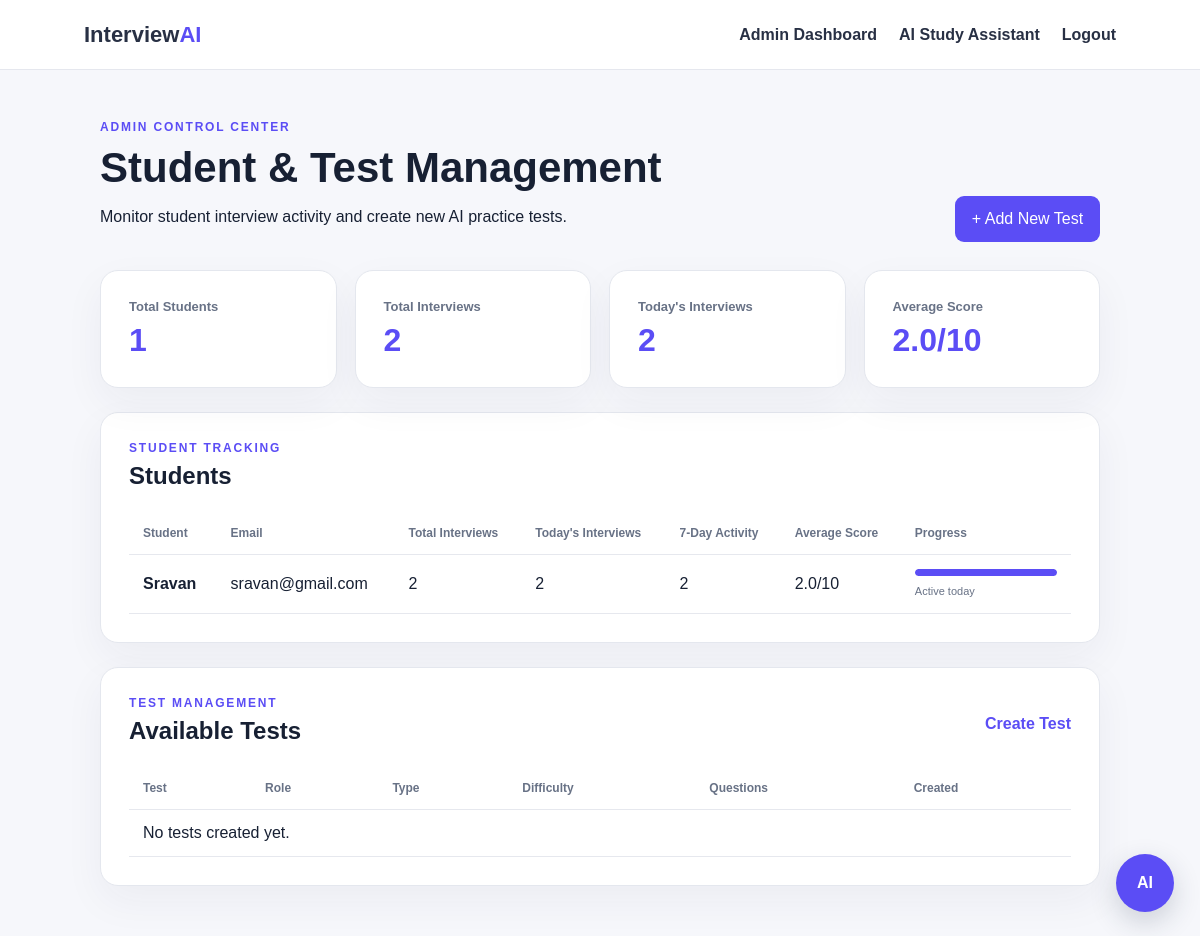
The page /admin (signed in) on the database its author committed.
### tables this page shows
CREATE TABLE users(
            id INTEGER PRIMARY KEY AUTOINCREMENT, name TEXT NOT NULL,
            email TEXT UNIQUE NOT NULL, password TEXT NOT NULL, role TEXT NOT NULL DEFAULT 'student');

### app.py (the view)
@app.route("/admin")
def admin_dashboard():
    if not admin_required():
        return redirect(url_for("admin_login"))
    with db() as c:
        students = c.execute("""SELECT u.id, u.name, u.email,
            COUNT(i.id) AS total_interviews,
            SUM(CASE WHEN date(i.created_at)=date('now','localtime') THEN 1 ELSE 0 END) AS today_interviews,
            SUM(CASE WHEN i.created_at >= datetime('now','-7 days','localtime') THEN 1 ELSE 0 END) AS week_interviews,
            COALESCE(ROUND(AVG(i.score),1),0) AS avg_score
            FROM users u LEFT JOIN interviews i ON i.user_id=u.id
            WHERE u.role='student' GROUP BY u.id ORDER BY u.id DESC""").fetchall()
        tests = c.execute("SELECT * FROM tests ORDER BY id DESC").fetchall()
        total_students = c.execute("SELECT COUNT(*) FROM users WHERE role='student'").fetchone()[0]
        total_interviews = c.execute("SELECT COUNT(*) FROM interviews").fetchone()[0]
        today_interviews = c.execute("SELECT COUNT(*) FROM interviews WHERE date(created_at)=date('now','localtime')").fetchone()[0]
        avg_score = c.execute("SELECT COALESCE(ROUND(AVG(score),1),0) FROM interviews").fetchone()[0]
    return render_template("admin_dashboard.html", students=students, tests=tests,
                           total_students=total_students, total_interviews=total_interviews,
                           today_interviews=today_interviews, avg_score=avg_score)

### app.py (called while the page is built)
def db():
    os.makedirs(DB_DIR, exist_ok=True)
    conn = sqlite3.connect(DB)
    conn.row_factory = sqlite3.Row
    return conn

def admin_required():
    return "user_id" in session and session.get("role") == "admin"

### templates/admin_dashboard.html
{% extends "base.html" %}{% block content %}
<main class="dashboard admin-dashboard">
  <div class="dashboard-head"><div><div class="tag">ADMIN CONTROL CENTER</div><h1>Student & Test Management</h1><p>Monitor student interview activity and create new AI practice tests.</p></div><a class="button small-button" href="/admin/tests/new">+ Add New Test</a></div>
  <section class="stats-grid">
    <div class="card stat"><span>Total Students</span><strong>{{total_students}}</strong></div>
    <div class="card stat"><span>Total Interviews</span><strong>{{total_interviews}}</strong></div>
    <div class="card stat"><span>Today's Interviews</span><strong>{{today_interviews}}</strong></div>
    <div class="card stat"><span>Average Score</span><strong>{{"%.1f"|format(avg_score)}}/10</strong></div>
  </section>
  <section class="card table admin-table"><div class="section-title"><div><div class="tag">STUDENT TRACKING</div><h2>Students</h2></div></div>
    <table><tr><th>Student</th><th>Email</th><th>Total Interviews</th><th>Today's Interviews</th><th>7-Day Activity</th><th>Average Score</th><th>Progress</th></tr>
    {% for s in students %}<tr><td><b>{{s.name}}</b></td><td>{{s.email}}</td><td>{{s.total_interviews}}</td><td>{{s.today_interviews or 0}}</td><td>{{s.week_interviews or 0}}</td><td>{{"%.1f"|format(s.avg_score)}}/10</td><td><div class="progress-cell"><div class="mini-progress"><i style="width:{{100 if (s.today_interviews or 0)>0 else 0}}%"></i></div><span>{{"Active today" if (s.today_interviews or 0)>0 else "Not started today"}}</span></div></td></tr>
    {% else %}<tr><td colspan="7">No students registered yet.</td></tr>{% endfor %}</table>
  </section>
  <section class="card table"><div class="section-title"><div><div class="tag">TEST MANAGEMENT</div><h2>Available Tests</h2></div><a href="/admin/tests/new">Create Test</a></div>
    <table><tr><th>Test</th><th>Role</th><th>Type</th><th>Difficulty</th><th>Questions</th><th>Created</th></tr>
    {% for t in tests %}<tr><td><b>{{t.title}}</b></td><td>{{t.job_role}}</td><td>{{t.interview_type}}</td><td>{{t.difficulty}}</td><td>{{t.question_count}}</td><td>{{t.created_at}}</td></tr>{% else %}<tr><td colspan="6">No tests created yet.</td></tr>{% endfor %}</table>
  </section>
</main>{% endblock %}

### static/style.css (style rules this page uses)
* { box-sizing:border-box }
body { margin:0;background:#f6f7fb;color:#172033;font-family:Arial,Helvetica,sans-serif }
.navbtn,.button,button { background:#5b4df5!important;color:white!important;border-radius:9px!important }
.tag { font-size:12px;letter-spacing:.15em;font-weight:800;color:#5b4df5 }
.card { background:#fff;border:1px solid #e4e7ee;border-radius:18px;padding:28px;box-shadow:0 15px 40px #25304b0d }
.interview,.dashboard,.result { max-width:1050px;margin:50px auto;padding:0 25px }
.interview h1,.dashboard h1,.result h1 { font-size:42px;margin:10px 0 }
.button { display:block;text-align:center;padding:14px;text-decoration:none }
.table { overflow:auto }
table { width:100%;border-collapse:collapse }
th,td { text-align:left;padding:14px;border-bottom:1px solid #e6e8ee }
th { font-size:12px;color:#687286 }
.dashboard-head { display:flex;justify-content:space-between;align-items:end;gap:25px;margin-bottom:28px }
.small-button { display:inline-block;width:auto;min-width:145px }
.stats-grid { display:grid;grid-template-columns:repeat(4,1fr);gap:18px;margin-bottom:24px }
.stat span { display:block;color:#687286;font-size:13px;font-weight:700 }
.stat strong { display:block;font-size:32px;color:#5b4df5;margin-top:8px }
.section-title { display:flex;justify-content:space-between;align-items:center;margin-bottom:15px }
.section-title h2 { margin:7px 0 }
.section-title a { color:#5b4df5;font-weight:800;text-decoration:none }
.progress-cell { min-width:130px }
.mini-progress { height:7px;background:#edf0f6;border-radius:8px;margin-bottom:5px;overflow:hidden }
.mini-progress i,.big-progress i { display:block;height:100%;background:#5b4df5;border-radius:8px }
.progress-cell span { font-size:11px;color:#687286 }
.admin-table { margin-bottom:24px }

### rows shown on the page
users: name "Sravan", email "sravan@gmail.com", total_interviews "2", id "2", avg_score "2.0", {{ 100 if (s.today_interviews or 0)>0 else 0 }} 100 (drawn), today_interviews "Active today"

### other values the page prints
{{ total_students }} "1"
{{ total_interviews }} "2"
{{ today_interviews }} "2"
{{ "%.1f"|format(avg_score) }} "2.0"
